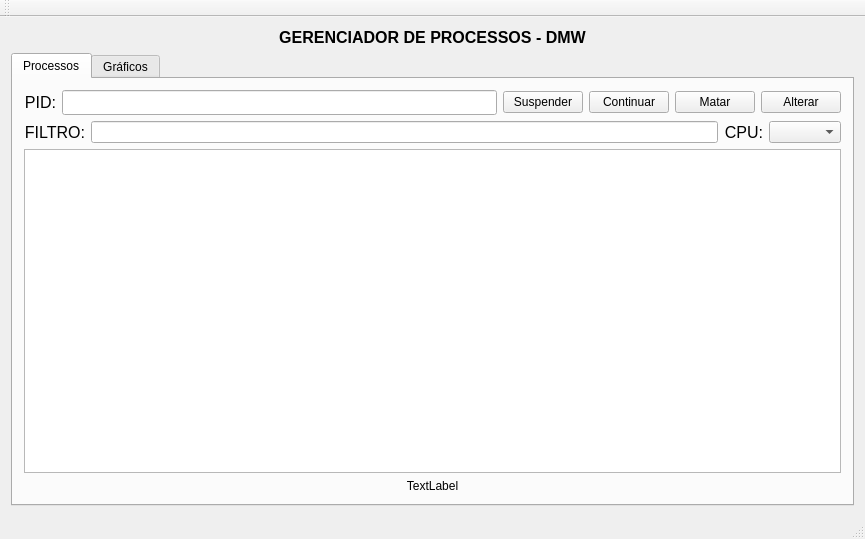
<?xml version="1.0" encoding="UTF-8"?>
<ui version="4.0">
 <class>MainWindow</class>
 <widget class="QMainWindow" name="MainWindow">
  <property name="geometry">
   <rect>
    <x>0</x>
    <y>0</y>
    <width>865</width>
    <height>539</height>
   </rect>
  </property>
  <property name="minimumSize">
   <size>
    <width>865</width>
    <height>480</height>
   </size>
  </property>
  <property name="windowTitle">
   <string>MainWindow</string>
  </property>
  <widget class="QWidget" name="centralWidget">
   <layout class="QVBoxLayout" name="verticalLayout_2">
    <item>
     <widget class="QLabel" name="label">
      <property name="font">
       <font>
        <pointsize>12</pointsize>
        <weight>75</weight>
        <italic>false</italic>
        <bold>true</bold>
        <strikeout>false</strikeout>
        <kerning>true</kerning>
       </font>
      </property>
      <property name="text">
       <string>GERENCIADOR DE PROCESSOS - DMW</string>
      </property>
      <property name="alignment">
       <set>Qt::AlignCenter</set>
      </property>
      <property name="wordWrap">
       <bool>false</bool>
      </property>
      <property name="margin">
       <number>1</number>
      </property>
     </widget>
    </item>
    <item>
     <widget class="QTabWidget" name="tabWidget">
      <property name="currentIndex">
       <number>0</number>
      </property>
      <widget class="QWidget" name="tab">
       <attribute name="title">
        <string>Processos</string>
       </attribute>
       <layout class="QVBoxLayout" name="verticalLayout_3">
        <item>
         <layout class="QVBoxLayout" name="verticalLayout">
          <item>
           <layout class="QHBoxLayout" name="horizontalLayout_5">
            <item>
             <layout class="QHBoxLayout" name="horizontalLayout_3">
              <item>
               <widget class="QLabel" name="label_2">
                <property name="font">
                 <font>
                  <pointsize>12</pointsize>
                 </font>
                </property>
                <property name="text">
                 <string>PID:</string>
                </property>
                <property name="alignment">
                 <set>Qt::AlignRight|Qt::AlignTrailing|Qt::AlignVCenter</set>
                </property>
               </widget>
              </item>
              <item>
               <widget class="QLineEdit" name="lineEdit_pid">
                <property name="minimumSize">
                 <size>
                  <width>110</width>
                  <height>25</height>
                 </size>
                </property>
                <property name="inputMask">
                 <string/>
                </property>
               </widget>
              </item>
             </layout>
            </item>
            <item>
             <widget class="QPushButton" name="pushButton_suspender">
              <property name="text">
               <string>Suspender</string>
              </property>
             </widget>
            </item>
            <item>
             <widget class="QPushButton" name="pushButton_continuar">
              <property name="text">
               <string>Continuar</string>
              </property>
             </widget>
            </item>
            <item>
             <widget class="QPushButton" name="pushButton_matar">
              <property name="text">
               <string>Matar</string>
              </property>
             </widget>
            </item>
            <item>
             <widget class="QPushButton" name="pushButton_alterar">
              <property name="text">
               <string>Alterar</string>
              </property>
             </widget>
            </item>
           </layout>
          </item>
          <item>
           <layout class="QHBoxLayout" name="horizontalLayout_4">
            <item>
             <layout class="QHBoxLayout" name="horizontalLayout_2">
              <item>
               <widget class="QLabel" name="label_3">
                <property name="font">
                 <font>
                  <pointsize>12</pointsize>
                 </font>
                </property>
                <property name="text">
                 <string>FILTRO:</string>
                </property>
                <property name="alignment">
                 <set>Qt::AlignRight|Qt::AlignTrailing|Qt::AlignVCenter</set>
                </property>
               </widget>
              </item>
              <item>
               <widget class="QLineEdit" name="lineEdit_filtro"/>
              </item>
             </layout>
            </item>
            <item>
             <layout class="QHBoxLayout" name="horizontalLayout">
              <item>
               <widget class="QLabel" name="label_4">
                <property name="font">
                 <font>
                  <pointsize>12</pointsize>
                 </font>
                </property>
                <property name="text">
                 <string>CPU:</string>
                </property>
                <property name="alignment">
                 <set>Qt::AlignRight|Qt::AlignTrailing|Qt::AlignVCenter</set>
                </property>
               </widget>
              </item>
              <item>
               <widget class="QComboBox" name="comboBox_cpu"/>
              </item>
             </layout>
            </item>
           </layout>
          </item>
          <item>
           <widget class="QTableWidget" name="tableWidget">
            <property name="font">
             <font>
              <pointsize>11</pointsize>
             </font>
            </property>
            <property name="mouseTracking">
             <bool>true</bool>
            </property>
            <property name="frameShape">
             <enum>QFrame::StyledPanel</enum>
            </property>
            <property name="lineWidth">
             <number>1</number>
            </property>
            <property name="midLineWidth">
             <number>0</number>
            </property>
            <property name="showDropIndicator" stdset="0">
             <bool>true</bool>
            </property>
            <property name="gridStyle">
             <enum>Qt::SolidLine</enum>
            </property>
            <property name="rowCount">
             <number>0</number>
            </property>
           </widget>
          </item>
         </layout>
        </item>
        <item>
         <widget class="QLabel" name="labelteste">
          <property name="text">
           <string>TextLabel</string>
          </property>
          <property name="alignment">
           <set>Qt::AlignCenter</set>
          </property>
         </widget>
        </item>
       </layout>
      </widget>
      <widget class="QWidget" name="tab_2">
       <attribute name="title">
        <string>Gráficos</string>
       </attribute>
       <layout class="QVBoxLayout" name="verticalLayout_8">
        <item>
         <widget class="QGroupBox" name="groupBox_0">
          <property name="title">
           <string>CORE 0</string>
          </property>
          <layout class="QVBoxLayout" name="verticalLayout_4">
           <item>
            <widget class="QProgressBar" name="progressBar_0">
             <property name="minimumSize">
              <size>
               <width>620</width>
               <height>35</height>
              </size>
             </property>
             <property name="value">
              <number>0</number>
             </property>
            </widget>
           </item>
          </layout>
         </widget>
        </item>
        <item>
         <widget class="QGroupBox" name="groupBox_1">
          <property name="title">
           <string>CORE 1</string>
          </property>
          <layout class="QVBoxLayout" name="verticalLayout_5">
           <item>
            <widget class="QProgressBar" name="progressBar_1">
             <property name="minimumSize">
              <size>
               <width>620</width>
               <height>35</height>
              </size>
             </property>
             <property name="styleSheet">
              <string notr="true">selection-background-color: rgb(115, 210, 22);</string>
             </property>
             <property name="value">
              <number>0</number>
             </property>
            </widget>
           </item>
          </layout>
         </widget>
        </item>
        <item>
         <widget class="QGroupBox" name="groupBox_2">
          <property name="title">
           <string>CORE 2</string>
          </property>
          <layout class="QVBoxLayout" name="verticalLayout_6">
           <item>
            <widget class="QProgressBar" name="progressBar_2">
             <property name="minimumSize">
              <size>
               <width>620</width>
               <height>35</height>
              </size>
             </property>
             <property name="styleSheet">
              <string notr="true">selection-background-color: rgb(204, 0, 0);</string>
             </property>
             <property name="value">
              <number>0</number>
             </property>
            </widget>
           </item>
          </layout>
         </widget>
        </item>
        <item>
         <widget class="QGroupBox" name="groupBox_3">
          <property name="title">
           <string>CORE 3</string>
          </property>
          <layout class="QVBoxLayout" name="verticalLayout_7">
           <item>
            <widget class="QProgressBar" name="progressBar_3">
             <property name="minimumSize">
              <size>
               <width>620</width>
               <height>35</height>
              </size>
             </property>
             <property name="styleSheet">
              <string notr="true">selection-background-color: rgb(117, 80, 123);</string>
             </property>
             <property name="value">
              <number>0</number>
             </property>
            </widget>
           </item>
          </layout>
         </widget>
        </item>
       </layout>
      </widget>
     </widget>
    </item>
   </layout>
  </widget>
  <widget class="QStatusBar" name="statusBar"/>
  <widget class="QToolBar" name="mainToolBar">
   <property name="enabled">
    <bool>true</bool>
   </property>
   <attribute name="toolBarArea">
    <enum>TopToolBarArea</enum>
   </attribute>
   <attribute name="toolBarBreak">
    <bool>false</bool>
   </attribute>
  </widget>
  <widget class="QMenuBar" name="menuBar">
   <property name="geometry">
    <rect>
     <x>0</x>
     <y>0</y>
     <width>865</width>
     <height>22</height>
    </rect>
   </property>
  </widget>
 </widget>
 <layoutdefault spacing="6" margin="11"/>
 <tabstops>
  <tabstop>pushButton_matar</tabstop>
  <tabstop>tableWidget</tabstop>
  <tabstop>lineEdit_filtro</tabstop>
  <tabstop>lineEdit_pid</tabstop>
  <tabstop>pushButton_suspender</tabstop>
  <tabstop>comboBox_cpu</tabstop>
  <tabstop>pushButton_alterar</tabstop>
  <tabstop>pushButton_continuar</tabstop>
 </tabstops>
 <resources/>
 <connections/>
</ui>
